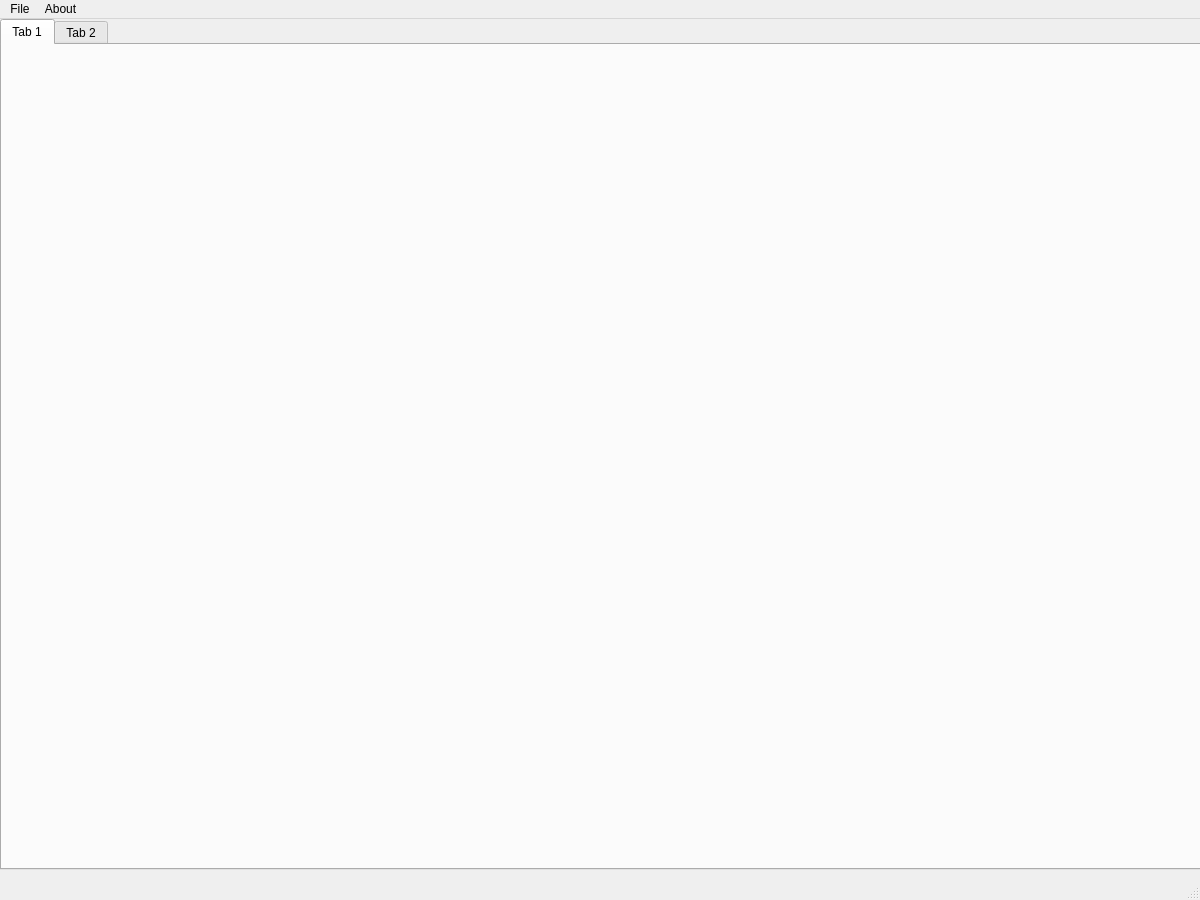
<?xml version="1.0" encoding="UTF-8"?>
<ui version="4.0">
 <class>MainWindow</class>
 <widget class="QMainWindow" name="MainWindow">
  <property name="geometry">
   <rect>
    <x>0</x>
    <y>0</y>
    <width>1200</width>
    <height>900</height>
   </rect>
  </property>
  <property name="sizePolicy">
   <sizepolicy hsizetype="Fixed" vsizetype="Fixed">
    <horstretch>0</horstretch>
    <verstretch>0</verstretch>
   </sizepolicy>
  </property>
  <property name="minimumSize">
   <size>
    <width>1200</width>
    <height>900</height>
   </size>
  </property>
  <property name="maximumSize">
   <size>
    <width>2400</width>
    <height>1800</height>
   </size>
  </property>
  <property name="sizeIncrement">
   <size>
    <width>4</width>
    <height>3</height>
   </size>
  </property>
  <property name="windowTitle">
   <string>MainWindow</string>
  </property>
  <property name="tabShape">
   <enum>QTabWidget::Rounded</enum>
  </property>
  <widget class="QWidget" name="centralwidget">
   <property name="sizePolicy">
    <sizepolicy hsizetype="Fixed" vsizetype="Fixed">
     <horstretch>0</horstretch>
     <verstretch>0</verstretch>
    </sizepolicy>
   </property>
   <widget class="QWidget" name="verticalLayoutWidget">
    <property name="geometry">
     <rect>
      <x>0</x>
      <y>0</y>
      <width>1201</width>
      <height>851</height>
     </rect>
    </property>
    <layout class="QVBoxLayout" name="verticalLayout">
     <property name="spacing">
      <number>0</number>
     </property>
     <item>
      <widget class="QTabWidget" name="tabWidget">
       <property name="currentIndex">
        <number>0</number>
       </property>
       <widget class="QWidget" name="tab">
        <attribute name="title">
         <string>Tab 1</string>
        </attribute>
       </widget>
       <widget class="QWidget" name="tab_2">
        <attribute name="title">
         <string>Tab 2</string>
        </attribute>
       </widget>
      </widget>
     </item>
    </layout>
   </widget>
  </widget>
  <widget class="QMenuBar" name="menubar">
   <property name="enabled">
    <bool>true</bool>
   </property>
   <property name="geometry">
    <rect>
     <x>0</x>
     <y>0</y>
     <width>1200</width>
     <height>22</height>
    </rect>
   </property>
   <widget class="QMenu" name="menuFile">
    <property name="title">
     <string>File</string>
    </property>
    <addaction name="actionSave"/>
    <addaction name="actionLoad"/>
    <addaction name="actionExit"/>
   </widget>
   <widget class="QMenu" name="menuAbout">
    <property name="title">
     <string>About</string>
    </property>
   </widget>
   <addaction name="menuFile"/>
   <addaction name="menuAbout"/>
  </widget>
  <widget class="QStatusBar" name="statusbar">
   <property name="enabled">
    <bool>true</bool>
   </property>
  </widget>
  <action name="actionSave">
   <property name="text">
    <string>Save</string>
   </property>
   <property name="shortcut">
    <string>Ctrl+S</string>
   </property>
  </action>
  <action name="actionLoad">
   <property name="text">
    <string>Load</string>
   </property>
  </action>
  <action name="actionExit">
   <property name="text">
    <string>Exit</string>
   </property>
  </action>
 </widget>
 <resources/>
 <connections/>
</ui>
